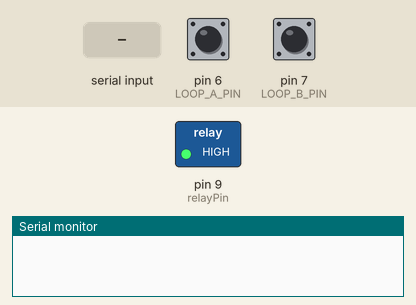
Simulated run of this sketch. Board: Arduino Uno, built with avr-gcc and run on an emulated ATmega328P. Shown: switched loads named in the sketch (green lamp = pin HIGH), the last lines printed to the serial monitor. The inputs (shaded band) are chosen by the test bench; at power-on: pin 6 (LOOP_A_PIN) HIGH, pin 7 (LOOP_B_PIN) HIGH.

Above: at 1.2 s.
1.3 s: "|OPENEN%" received over Serial
At 2.1 s:
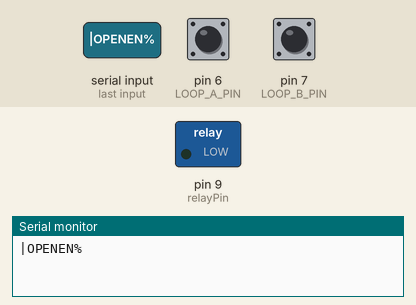
3.8 s: pin 6 (LOOP_A_PIN) pulled LOW for 0.15 s
5.4 s: pin 7 (LOOP_B_PIN) pulled LOW for 0.15 s
7.0 s: "%" received over Serial
8.9 s: pin 7 (LOOP_B_PIN) pulled LOW for 1 s
11.4 s: pin 6 (LOOP_A_PIN) pulled LOW for 1 s
Timing chart, 0 to 14.4 s (numbered marks = the images above; inputs shaded):
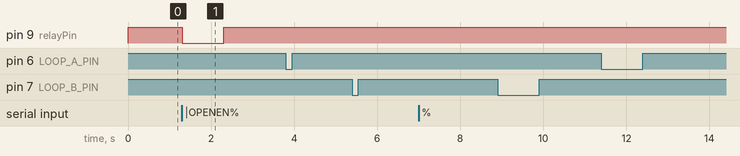

Measured:
- after the input at 1.3 s, pin 9 (relayPin): HIGH → LOW at once, → HIGH 1.0 s later

The sketch:

usrmodulegate1.ino
```cpp
#define relayPin 9
#define LOOP_A_PIN 6
#define LOOP_B_PIN 7

String receivedString = "";
unsigned long lastSendTime = 0;
const unsigned long sendInterval = 3000;

bool loopADetected = false;
bool loopBDetected = false;
bool sequenceComplete = false;

unsigned long detectionTimestamp = 0;
unsigned long lastSequenceResetTime = 0;
unsigned long timeout = 120000;

String gateId = "01";

void setup() {
  Serial.begin(115200);
  pinMode(relayPin, OUTPUT);
  digitalWrite(relayPin, HIGH);
  pinMode(LOOP_A_PIN, INPUT_PULLUP);
  pinMode(LOOP_B_PIN, INPUT_PULLUP);
}

void openGate() {
  digitalWrite(relayPin, LOW);
  delay(1000);
  digitalWrite(relayPin, HIGH);
}

void checkIncomingCommand() {
  if (Serial.available()) {
    char c = Serial.read();
    receivedString += c;

    if (c == '%') {
      receivedString.trim();
      Serial.println(receivedString);
      if (receivedString == "|OPENEN%") {
        openGate();
      }
      receivedString = "";
    }
  }
}

void resetSequence() {
  loopADetected = false;
  loopBDetected = false;
  detectionTimestamp = 0;
  Serial.println("Sequence reset.");
}

void sendEntryExitData(bool isEntry) {
  String msg = "|AA|" + gateId + "|" + (isEntry ? "entry" : "exit") + "|FF|";
  Serial.println(msg);
}

void checkLoopSequence() {
  bool loopAState = digitalRead(LOOP_A_PIN) == LOW;
  bool loopBState = digitalRead(LOOP_B_PIN) == LOW;

  if (sequenceComplete) {
    if (!loopAState && !loopBState && (millis() - lastSequenceResetTime > 2000)) {
      resetSequence();
      sequenceComplete = false;
      Serial.println("Ready for next detection...");
    }
    return;
  }

  if (loopAState && !loopADetected && !loopBDetected && !loopBState) {
    loopADetected = true;
    detectionTimestamp = millis();
    Serial.println("Loop A detected, waiting for Loop B...");
  }

  if (loopBState && !loopBDetected && !loopADetected && !loopAState) {
    loopBDetected = true;
    detectionTimestamp = millis();
    Serial.println("Loop B detected, waiting for Loop A...");
  }

  if (loopAState && loopBState) {
    return;
  }

  if ((loopADetected || loopBDetected) && millis() - detectionTimestamp > timeout) {
    Serial.println("Timeout: Second loop not detected in time. Resetting sequence...");
    resetSequence();
    return;
  }

  if (loopADetected && !loopBDetected && !loopAState && loopBState) {
    Serial.println("Sequence: Loop A -> Loop B (Car Entry)");
    sendEntryExitData(true);
    sequenceComplete = true;
    lastSequenceResetTime = millis();
  }

  if (loopBDetected && !loopADetected && !loopBState && loopAState) {
    Serial.println("Sequence: Loop B -> Loop A (Car Exit)");
    sendEntryExitData(false);
    sequenceComplete = true;
    lastSequenceResetTime = millis();
  }
}

void loop() {
  checkIncomingCommand();
  checkLoopSequence();
}
```
